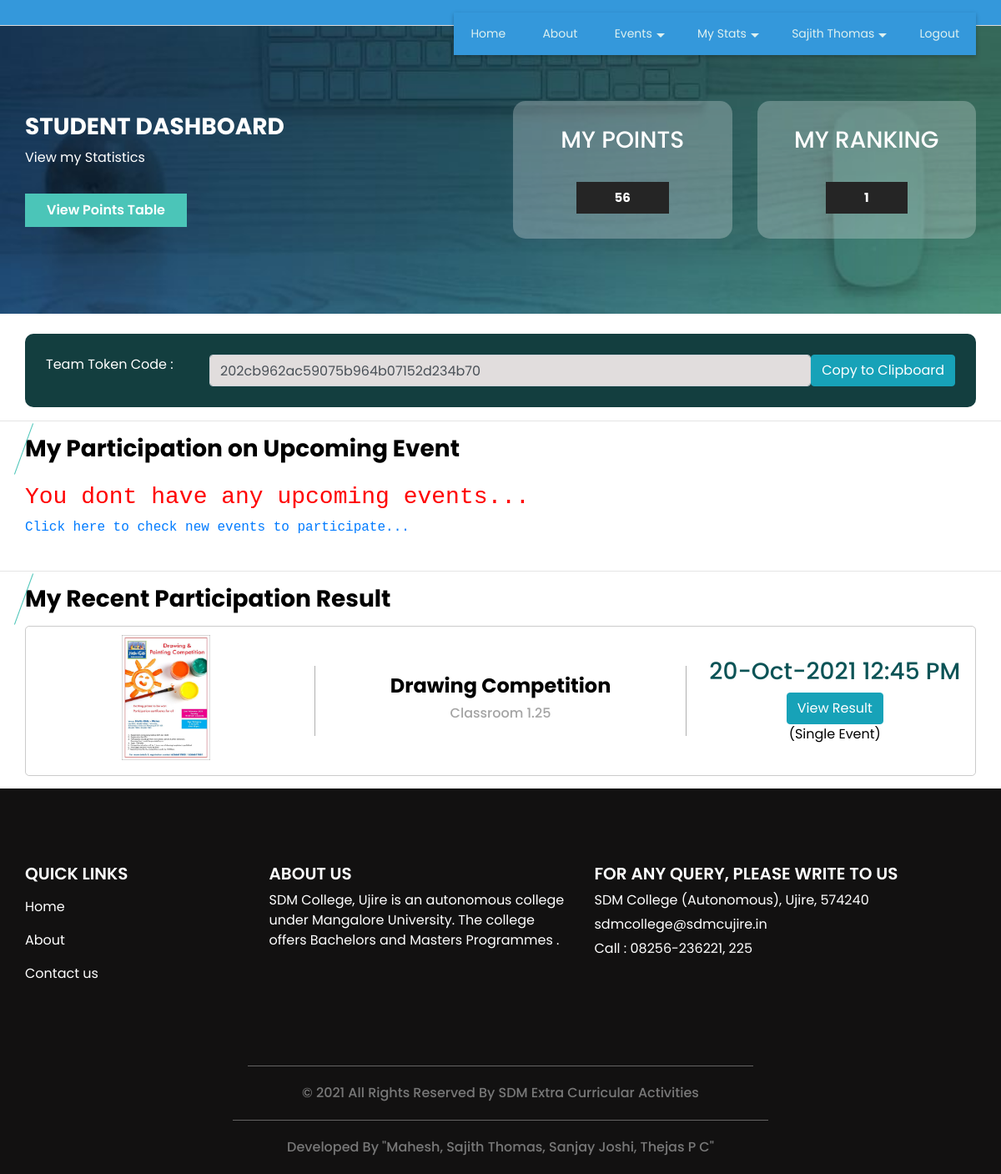
The page /student-dashboard.php (signed in) on the database its author committed.
### tables this page shows
CREATE TABLE `student` (
  `student_id` int(11) NOT NULL,
  `student_name` varchar(30) NOT NULL,
  `course_id` int(11) NOT NULL,
  `student_rollno` varchar(10) NOT NULL,
  `student_password` varchar(300) NOT NULL,
  `st_class` varchar(20) NOT NULL,
  `student_image` varchar(300) NOT NULL,
  `gender` varchar(10) NOT NULL,
  `dob` date NOT NULL,
  `language` varchar(25) NOT NULL,
  `elective_paper` varchar(20) NOT NULL,
  `extension_activities` varchar(50) NOT NULL,
  `student_status` varchar(10) NOT NULL
);

CREATE TABLE `event_participation` (
  `event_participation_id` int(11) NOT NULL,
  `event_id` int(11) NOT NULL,
  `student_id` int(11) NOT NULL,
  `event_participation_type` varchar(25) NOT NULL,
  `team` varchar(25) NOT NULL,
  `apply_dt_tim` datetime NOT NULL,
  `event_participation_status` varchar(10) NOT NULL
);

CREATE TABLE `event` (
  `event_id` bigint(20) NOT NULL,
  `event_type_id` int(11) NOT NULL,
  `event_participation_type` varchar(25) NOT NULL COMMENT 'Single, Team',
  `no_of_participants` int(11) NOT NULL,
  `event_title` varchar(300) NOT NULL,
  `event_description` text NOT NULL,
  `event_rules` text NOT NULL,
  `event_banner` varchar(300) NOT NULL,
  `department_id` int(11) NOT NULL,
  `club_id` int(11) NOT NULL,
  `course_id` text NOT NULL,
  `st_class` text NOT NULL,
  `event_date_time` datetime NOT NULL,
  `event_venue` text NOT NULL,
  `staff_id` int(11) NOT NULL,
  `participation_limit` int(11) NOT NULL,
  `event_status` varchar(10) NOT NULL
);

### student-dashboard.php (the view, shortened to what this page needs)
<?php
include("header.php");
?>
  <section class="login_section layout_padding">
    <div class="container">
      <div class="row">
        <div class="col-md-6">
          <div class="detail-box">
            <h3>
              STUDENT DASHBOARD
            </h3>
            <p>
              View my Statistics
            </p>
            <a href="viewpointstable.php">
            <center>View Points Table</center>
            </a>
          </div>
        </div>
        <div class="col-md-3">
          <div class="login_form">
            <h3>
             MY POINTS
            </h3>
            <form action="">
              <div class="mypointslabel">
<?php
$sqlpoint= "SELECT ifnull(sum(point),0) FROM event_result_status WHERE student_id='$_SESSION[student_id]' ";
$qsqlpoint = mysqli_query($con,$sqlpoint);
$rspoint = mysqli_fetch_array($qsqlpoint);
echo $rspoint[0];
?>
              </div>
            </form>
          </div>
        </div>
        <div class="col-md-3">
          <div class="login_form">
            <h3>
             MY RANKING
            </h3>
            <form action="">
              <div class="mypointslabel">
<?php
$sqlpoint= "SELECT z.rank FROM (SELECT student_id, student_name, student_rollno, ifnull((SELECT sum(point) FROM event_result_status WHERE student_id=student.student_id),0) as totalpoint, @rownum := @rownum + 1 AS rank FROM `student`, (SELECT @rownum := 0) r ORDER BY `totalpoint` DESC) as z WHERE student_id='$_SESSION[student_id]' ";
$qsqlpoint = mysqli_query($con,$sqlpoint);
$rspoint = mysqli_fetch_array($qsqlpoint);
echo $rspoint[0];
?>
              </div>
            </form>
          </div>
        </div>
      </div>
    </div>
  </section>
<br>
  <section class="special_section">
    <div class="container">
      <div class="special_container">
<span style="width: 300px;">Team Token Code :</span>
 <input type="text" name="token_code" id="token_code" class="form-control" style="background-color: #e1dddd;" value="<?php echo md5($_SESSION['student_id'].$hr); ?>">
 <input type="button" name="btn_token_code" id="btn_token_code" class="btn btn-info" value="Copy to Clipboard" onclick="fun_copy_to_clipboard()" >
      </div>
    </div>
  </section>
<hr>
  <section class="event_section">
    <div class="container">
      <div class="heading_container">
       <h3>
          My Participation on Upcoming Event
        </h3>
      </div>
<?php
$flag=0;
?>
<?php
if($flag==0)
{
  ?>
  <div style="  font-family: Lucida Console, Courier New, monospace;">
    <br><h3 style=" color : red"> You dont have any upcoming events...</h3>
  <a href="upcoming-event.php">Click here to check new events to participate...</a>
      <br><br>
  </div>
  <?php
}
?>
    </div>
  </section>
<hr>
  <section class="event_section">
    <div class="container">
      <div class="heading_container">
       <h3>
          My Recent Participation Result
        </h3>
      </div>
<?php
$sqlview = "SELECT * FROM  event_participation LEFT JOIN event ON event_participation.event_id=event.event_id where event.event_date_time < '$dttim' AND student_id='$_SESSION[student_id]'";
$sqlview = $sqlview. " ORDER BY event_date_time DESC limit 1";
$qsqlview = mysqli_query($con,$sqlview);
while($rsview = mysqli_fetch_array($qsqlview))
{
?>
<div class="event_container">
	<div class="box">
		<div class="img-box">
		<h5>
			<?php
			$imge=$rsview['event_banner'];
			echo '<img src="imgbanner/' .$imge .'" width="150" height="150">';
			?>
		</h5>
		</div>
		<div class="detail-box">
			<h4>
				<?php echo $rsview['event_title'];?>
			</h4>
		<h6>
		  <?php echo $rsview['event_venue'];?>
		</h6>
		</div>
		<div class="date-box">
		<h3>
		<?php echo date("d-M-Y h:i A",strtotime($rsview['event_date_time']));?>
		</h3>
			  <a href="team_event_result_report.php?event_id=<?php echo $rsview['event_id']; ?>" class="btn btn-info">View Result</a>
		(<?php echo $rsview['event_participation_type'];?> Event)
		</div>
	</div>
</div>
<?php
}
  ?>
    </div>
  </section>
<?php
include("footer.php");
?>

### headerpage.php (shortened to what this page needs)
<div id="header">
  <header>
    <div class="container">
      <div class="row">
        <div class="col-12">
          <nav class="navbar navbar-expand-lg navbar-light">
            <div lass="collapse navbar-collapse" id="navbartoggle">
<div class="nav-fostrap" style="  position: absolute;
  top: 15px;right: 0;">
	<ul>
		<li><a href="index.php">Home</a></li>
		<li><a href="about.php">About</a></li>
<?php
			if(isset($_SESSION['student_id']))
			{
?>
		<li><a href="javascript:void(0)">Events<span class="arrow-down"></span></a>
		</li>
		<li><a href="javascript:void(0)">My Stats<span class="arrow-down"></span></a>
		</li>
		<li><a href="javascript:void(0)"><?php echo $rsstudentprofile['student_name']; ?><span class="arrow-down"></span></a>
		</li>
		<?php
			}
		?>
		<?php
		if(isset($_SESSION['staff_id']) || ($_SESSION['student_id']))
		{
		?>
		<li><a href="logout.php">Logout</a></li>
		<?php
		}
		else
		{
		?>
		<li><a href="student.php">Registration</a></li>
		<li><a href="login.php">Login</a></li>
		<?php
		}
		?>
	</ul>
</div>
            </div>
          </nav>
        </div>
      </div>
    </div>
  </header>
</div>

### css/style.css (style rules this page uses)
body { font-family: "Poppins", sans-serif; color: #000000; background-color: #ffffff; }
.layout_padding { padding: 90px 0; }
.heading_container { display: -webkit-box; display: -ms-flexbox; display: flex; -webkit-box-orient: vertical; -webkit-box-direction: normal; -ms-flex-direction: column; flex-direction: column; -webkit-box-align: start; -ms-flex-align: start; align-items: flex-start; }
.heading_container h3 { font-weight: bold; position: relative; margin-bottom: 15px; }
.heading_container h3::before { content: ""; position: absolute; top: 50%; left: 2px; width: 1px; height: 65px; background-color: #4bc5b8; -webkit-transform: translateY(-50%) rotate(20deg); transform: translateY(-50%) rotate(20deg); }
a, a:hover, a:focus { text-decoration: none; }
.btn, .btn:focus { outline: none !important; -webkit-box-shadow: none; box-shadow: none; }
.special_section .special_container { display: -webkit-box; display: -ms-flexbox; display: flex; color: #ffffff; background-color: #133e3f; padding: 25px; border-radius: 10px; }
.login_section { background-image: url(../images/join-bg.jpg); background-size: cover; color: #ffffff; }
.login_section .row { -webkit-box-align: center; -ms-flex-align: center; align-items: center; }
.login_section .detail-box h3 { text-transform: uppercase; font-weight: bold; }
.login_section .detail-box a { display: inline-block; padding: 7px 25px; background-color: #4bc5b8; border: 1px solid #4bc5b8; color: #ffffff; margin-top: 15px; font-weight: 600; }
.login_section .login_form { padding: 30px 15px; background-color: rgba(255, 255, 255, 0.25); text-align: center; border-radius: 15px; }
.event_section .heading_container h3 { margin-bottom: 0; }
.event_section .heading_container h3::before { left: -2px; }
.event_section .event_container .box { display: -webkit-box; display: -ms-flexbox; display: flex; -webkit-box-align: center; -ms-flex-align: center; align-items: center; border: 1px solid #cbcbcb; margin: 15px 0; border-radius: 5px; }
.event_section .event_container .box > div { -webkit-box-flex: 1; -ms-flex: 1; flex: 1; display: -webkit-box; display: -ms-flexbox; display: flex; -webkit-box-orient: vertical; -webkit-box-direction: normal; -ms-flex-direction: column; flex-direction: column; -webkit-box-align: center; -ms-flex-align: center; align-items: center; -webkit-box-pack: center; -ms-flex-pack: center; justify-content: center; margin: 10px; }
.event_section .event_container .box .img-box img { width: 100%; }
.event_section .event_container .box .detail-box { border-left: 1px solid #b0b0b0; border-right: 1px solid #b0b0b0; -webkit-box-flex: 1.4; -ms-flex: 1.4; flex: 1.4; padding: 10px 0; }
.event_section .event_container .box .detail-box h4 { font-weight: bold; }
.event_section .event_container .box .detail-box h6 { color: #a4a4a4; }
.event_section .event_container .box .date-box h3 { color: #0b5356; }
.mypointslabel { display: inline-block; padding: 7px 45px; background-color: #252525; border: 1px solid #252525; color: #ffffff; margin-top: 25px; font-size: 15px; text-transform: uppercase; font-weight: bold; }

### css/responsive.css (style rules this page uses)
@media (min-width: 1200px) { .container { max-width: 1170px; } }

### topmenu.php (style rules this page uses)
.nav-fostrap { display: block; margin-bottom: 15px 0; background: #3498db; -webkit-box-shadow:0 2px 5px 0 rgba(0,0,0,0.26); -moz-box-shadow:0 2px 5px 0 rgba(0,0,0,0.26); -o-box-shadow:0 2px 5px 0 rgba(0,0,0,0.26); z-index: 120; box-shadow: 0 2px 5px 0 rgba(0,0,0,0.26); }
.nav-fostrap ul { list-style-type: none; margin: 0; padding: 0; display: block; }
.nav-fostrap li { list-style-type: none; margin: 0; padding: 0; display: inline-block; position: relative; font-size: 14px; color: #def1f0; }
.nav-fostrap li a { padding: 15px 20px; font-size: 14px; color: #def1f0; display: inline-block; outline: 0; font-weight: 400; text-decoration: none; }
.arrow-down { width: 0; height: 0; border-left: 5px solid transparent; border-right: 5px solid transparent; border-top: 5px solid #def1f0; position: relative; top: 15px; right: -5px; content: ""; }

### headerpage.php (style rules this page uses)
#header nav { padding: 15px 0px; }
#header { border-bottom: 1px solid #ddd; background-color: #3498db; float: center; width: 100%; }

### rows shown on the page
student: student_name "Sajith Thomas"
event_participation: event.event_banner (picture), event.event_title "Drawing Competition", event.event_venue "Classroom 1.25", event.event_date_time "20-Oct-2021 12:45 PM", event.event_participation_type "Single"

### other values the page prints
$rspoint[0] "56"
$rspoint[0] "1"
